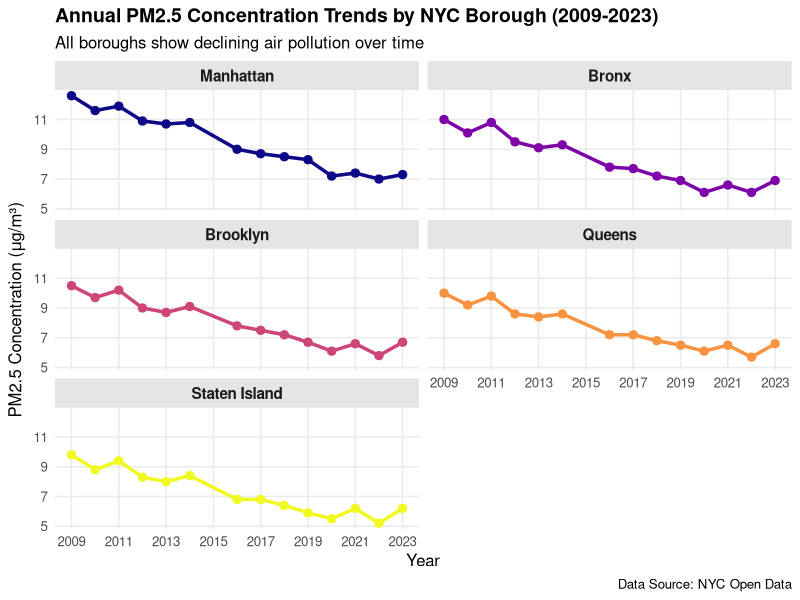
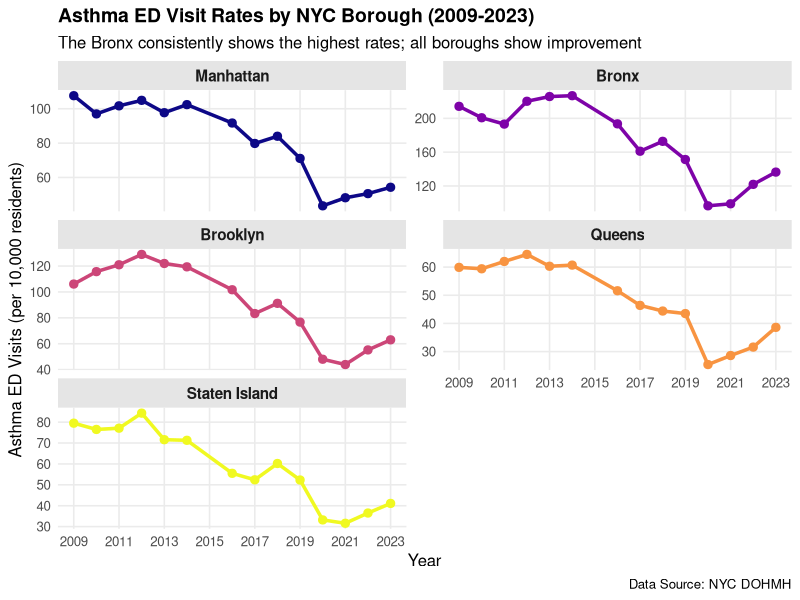
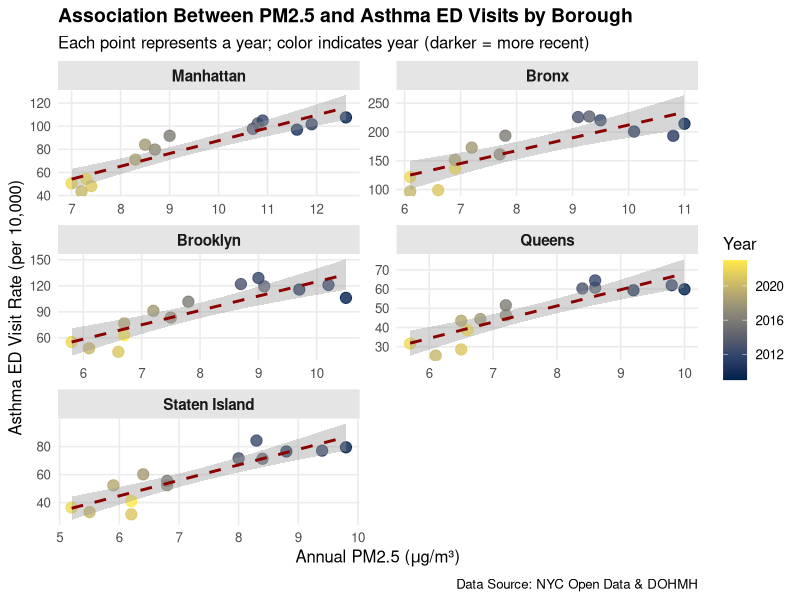
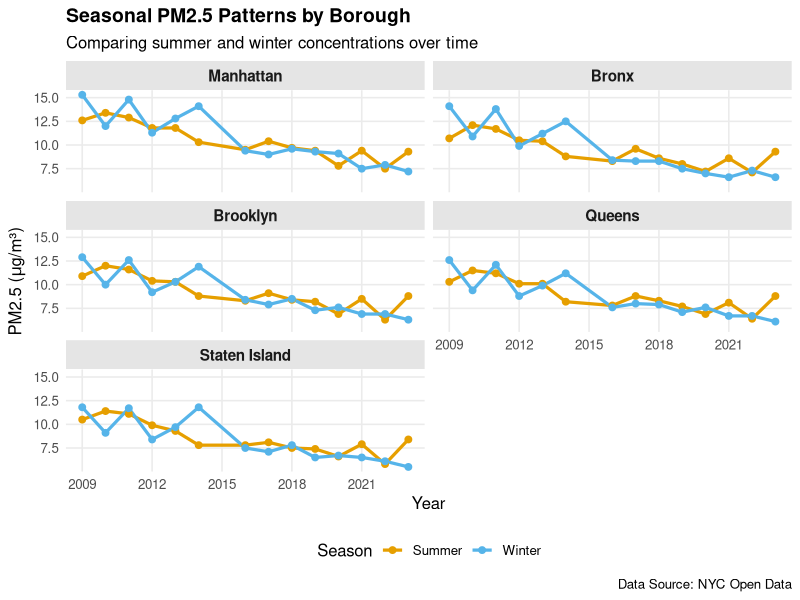
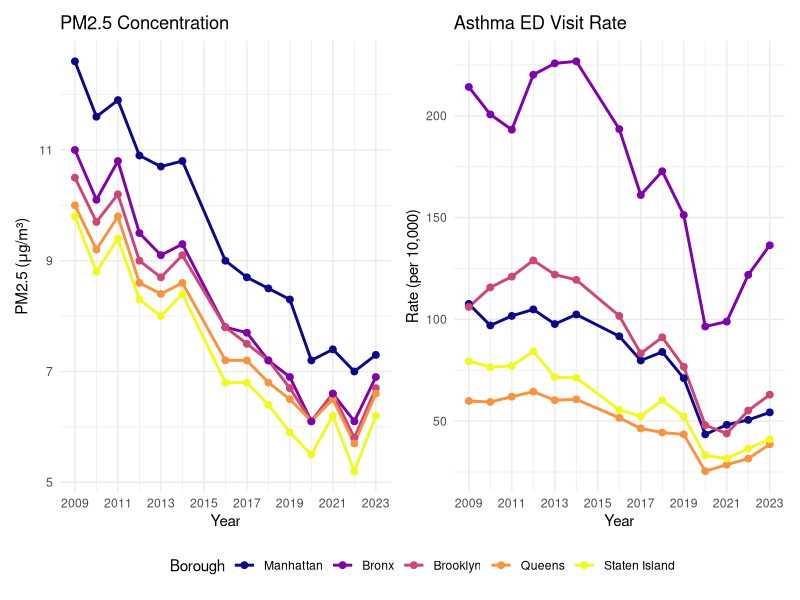
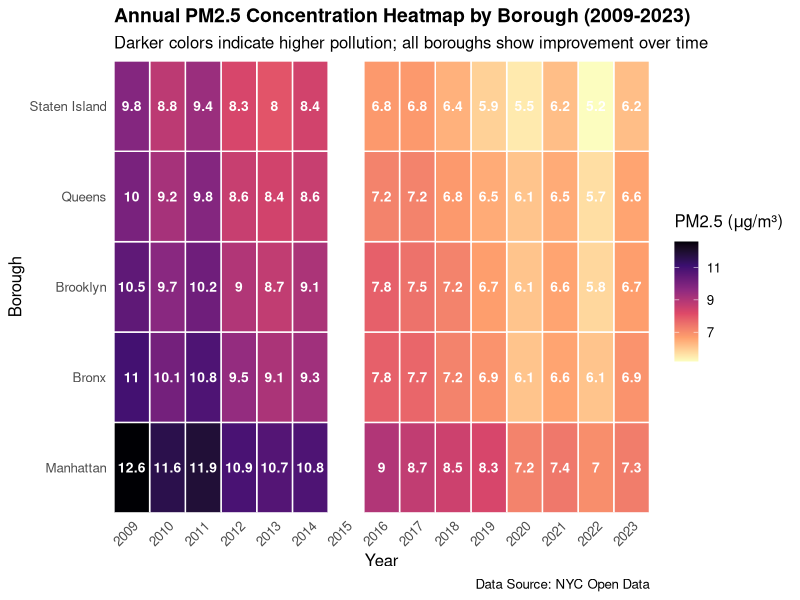
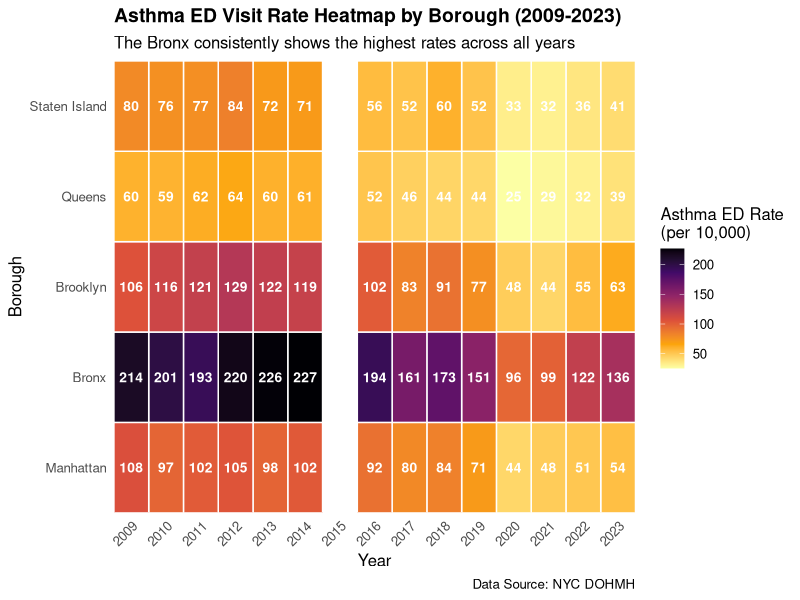
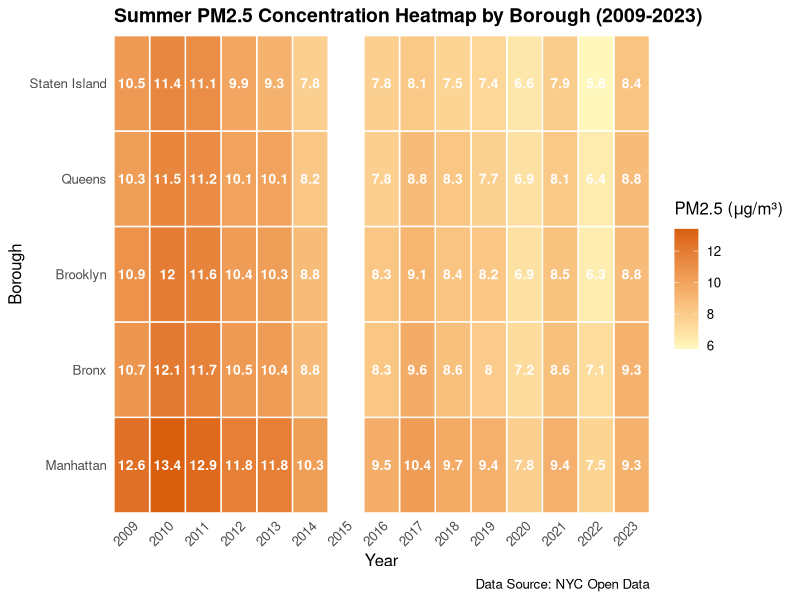

These figures' R source, in order:
## ---- chunk 1
knitr::opts_chunk$set(echo = TRUE)
## ---- chunk 2
library(tidyverse)
library(viridis)
library(ggthemes)
library(scales)
library(patchwork)
## ---- chunk 3
# Load the merged dataset
df <- read_csv("data/merged_pm25_asthma.csv")

# Preview the data
head(df)
str(df)
## ---- chunk 4
# Convert to long format for easier plotting of PM2.5 seasonal data
df_long <- df %>%
  pivot_longer(
    cols = c(pm25_annual, pm25_summer, pm25_winter),
    names_to = "pm25_type",
    values_to = "pm25_value"
  ) %>%
  mutate(
    pm25_type = case_when(
      pm25_type == "pm25_annual" ~ "Annual",
      pm25_type == "pm25_summer" ~ "Summer",
      pm25_type == "pm25_winter" ~ "Winter"
    ),
    pm25_type = factor(pm25_type, levels = c("Annual", "Summer", "Winter")),
    borough = factor(borough, levels = c("Manhattan", "Bronx", "Brooklyn", "Queens", "Staten Island"))
  )

# Also prepare main df with borough as factor
df <- df %>%
  mutate(borough = factor(borough, levels = c("Manhattan", "Bronx", "Brooklyn", "Queens", "Staten Island")))
## ---- chunk 5
ggplot(df, aes(x = year, y = pm25_annual, color = borough)) +
  geom_line(linewidth = 1.2) +
  geom_point(size = 2.5) +
  facet_wrap(~ borough, ncol = 2) +
  scale_color_viridis_d(option = "plasma") +
  scale_x_continuous(breaks = seq(2009, 2023, 2)) +
  labs(
    title = "Annual PM2.5 Concentration Trends by NYC Borough (2009-2023)",
    subtitle = "All boroughs show declining air pollution over time",
    x = "Year",
    y = expression("PM2.5 Concentration ("*mu*"g/m³)"),
    caption = "Data Source: NYC Open Data"
  ) +
  theme_minimal(base_size = 12) +
  theme(
    plot.title = element_text(face = "bold", size = 14),
    strip.text = element_text(face = "bold", size = 11),
    strip.background = element_rect(fill = "gray90", color = NA),
    legend.position = "none",
    panel.grid.minor = element_blank()
  )
## ---- chunk 6
ggplot(df, aes(x = year, y = asthma_rate, color = borough)) +
  geom_line(linewidth = 1.2) +
  geom_point(size = 2.5) +
  facet_wrap(~ borough, ncol = 2, scales = "free_y") +
  scale_color_viridis_d(option = "plasma") +
  scale_x_continuous(breaks = seq(2009, 2023, 2)) +
  labs(
    title = "Asthma ED Visit Rates by NYC Borough (2009-2023)",
    subtitle = "The Bronx consistently shows the highest rates; all boroughs show improvement",
    x = "Year",
    y = "Asthma ED Visits (per 10,000 residents)",
    caption = "Data Source: NYC DOHMH"
  ) +
  theme_minimal(base_size = 12) +
  theme(
    plot.title = element_text(face = "bold", size = 14),
    strip.text = element_text(face = "bold", size = 11),
    strip.background = element_rect(fill = "gray90", color = NA),
    legend.position = "none",
    panel.grid.minor = element_blank()
  )
## ---- chunk 7
ggplot(df, aes(x = pm25_annual, y = asthma_rate, color = year)) +
  geom_point(size = 3.5, alpha = 0.8) +
  geom_smooth(method = "lm", se = TRUE, color = "darkred", linetype = "dashed") +
  facet_wrap(~ borough, ncol = 2, scales = "free") +
  scale_color_viridis_c(option = "cividis") +
  labs(
    title = "Association Between PM2.5 and Asthma ED Visits by Borough",
    subtitle = "Each point represents a year; color indicates year (darker = more recent)",
    x = expression("Annual PM2.5 ("*mu*"g/m³)"),
    y = "Asthma ED Visit Rate (per 10,000)",
    color = "Year",
    caption = "Data Source: NYC Open Data & DOHMH"
  ) +
  theme_minimal(base_size = 12) +
  theme(
    plot.title = element_text(face = "bold", size = 14),
    strip.text = element_text(face = "bold", size = 11),
    strip.background = element_rect(fill = "gray90", color = NA),
    panel.grid.minor = element_blank()
  )
## ---- chunk 8
ggplot(df_long %>% filter(pm25_type != "Annual"), 
       aes(x = year, y = pm25_value, color = pm25_type)) +
  geom_line(linewidth = 1.1) +
  geom_point(size = 2) +
  facet_wrap(~ borough, ncol = 2) +
  scale_color_manual(values = c("Summer" = "#E69F00", "Winter" = "#56B4E9")) +
  scale_x_continuous(breaks = seq(2009, 2023, 3)) +
  labs(
    title = "Seasonal PM2.5 Patterns by Borough",
    subtitle = "Comparing summer and winter concentrations over time",
    x = "Year",
    y = expression("PM2.5 ("*mu*"g/m³)"),
    color = "Season",
    caption = "Data Source: NYC Open Data"
  ) +
  theme_minimal(base_size = 12) +
  theme(
    plot.title = element_text(face = "bold", size = 14),
    strip.text = element_text(face = "bold", size = 11),
    strip.background = element_rect(fill = "gray90", color = NA),
    legend.position = "bottom",
    panel.grid.minor = element_blank()
  )
## ---- chunk 9
p1 <- ggplot(df, aes(x = year, y = pm25_annual, color = borough)) +
  geom_line(linewidth = 1) +
  geom_point(size = 2) +
  scale_color_viridis_d(option = "plasma") +
  scale_x_continuous(breaks = seq(2009, 2023, 2)) +
  labs(
    title = "PM2.5 Concentration",
    x = "Year",
    y = expression("PM2.5 ("*mu*"g/m³)"),
    color = "Borough"
  ) +
  theme_minimal() +
  theme(legend.position = "bottom")

p2 <- ggplot(df, aes(x = year, y = asthma_rate, color = borough)) +
  geom_line(linewidth = 1) +
  geom_point(size = 2) +
  scale_color_viridis_d(option = "plasma") +
  scale_x_continuous(breaks = seq(2009, 2023, 2)) +
  labs(
    title = "Asthma ED Visit Rate",
    x = "Year",
    y = "Rate (per 10,000)",
    color = "Borough"
  ) +
  theme_minimal() +
  theme(legend.position = "bottom")

p1 + p2 + plot_layout(guides = "collect") & theme(legend.position = "bottom")
## ---- chunk 10
ggplot(df, aes(x = year, y = borough, fill = pm25_annual)) +
  geom_tile(color = "white", linewidth = 0.5) +
  geom_text(aes(label = round(pm25_annual, 1)), color = "white", size = 3.5, fontface = "bold") +
  scale_fill_viridis_c(option = "magma", direction = -1,
                       name = expression("PM2.5 ("*mu*"g/m³)")) +
  scale_x_continuous(breaks = 2009:2023, expand = c(0, 0)) +
  scale_y_discrete(expand = c(0, 0)) +
  labs(
    title = "Annual PM2.5 Concentration Heatmap by Borough (2009-2023)",
    subtitle = "Darker colors indicate higher pollution; all boroughs show improvement over time",
    x = "Year",
    y = "Borough",
    caption = "Data Source: NYC Open Data"
  ) +
  theme_minimal(base_size = 12) +
  theme(
    plot.title = element_text(face = "bold", size = 14),
    axis.text.x = element_text(angle = 45, hjust = 1),
    panel.grid = element_blank(),
    legend.position = "right"
  )
## ---- chunk 11
ggplot(df, aes(x = year, y = borough, fill = asthma_rate)) +
  geom_tile(color = "white", linewidth = 0.5) +
  geom_text(aes(label = round(asthma_rate, 0)), color = "white", size = 3.5, fontface = "bold") +
  scale_fill_viridis_c(option = "inferno", direction = -1,
                       name = "Asthma ED Rate\n(per 10,000)") +
  scale_x_continuous(breaks = 2009:2023, expand = c(0, 0)) +
  scale_y_discrete(expand = c(0, 0)) +
  labs(
    title = "Asthma ED Visit Rate Heatmap by Borough (2009-2023)",
    subtitle = "The Bronx consistently shows the highest rates across all years",
    x = "Year",
    y = "Borough",
    caption = "Data Source: NYC DOHMH"
  ) +
  theme_minimal(base_size = 12) +
  theme(
    plot.title = element_text(face = "bold", size = 14),
    axis.text.x = element_text(angle = 45, hjust = 1),
    panel.grid = element_blank(),
    legend.position = "right"
  )
## ---- chunk 12
ggplot(df, aes(x = year, y = borough, fill = pm25_summer)) +
  geom_tile(color = "white", linewidth = 0.5) +
  geom_text(aes(label = round(pm25_summer, 1)), color = "white", size = 3.5, fontface = "bold") +
  scale_fill_gradient(low = "#FFF7BC", high = "#D95F0E",
                      name = expression("PM2.5 ("*mu*"g/m³)")) +
  scale_x_continuous(breaks = 2009:2023, expand = c(0, 0)) +
  scale_y_discrete(expand = c(0, 0)) +
  labs(
    title = "Summer PM2.5 Concentration Heatmap by Borough (2009-2023)",
    x = "Year",
    y = "Borough",
    caption = "Data Source: NYC Open Data"
  ) +
  theme_minimal(base_size = 12) +
  theme(
    plot.title = element_text(face = "bold", size = 14),
    axis.text.x = element_text(angle = 45, hjust = 1),
    panel.grid = element_blank()
  )
## ---- chunk 13
ggplot(df, aes(x = year, y = borough, fill = pm25_winter)) +
  geom_tile(color = "white", linewidth = 0.5) +
  geom_text(aes(label = round(pm25_winter, 1)), color = "white", size = 3.5, fontface = "bold") +
  scale_fill_gradient(low = "#EFF3FF", high = "#2171B5",
                      name = expression("PM2.5 ("*mu*"g/m³)")) +
  scale_x_continuous(breaks = 2009:2023, expand = c(0, 0)) +
  scale_y_discrete(expand = c(0, 0)) +
  labs(
    title = "Winter PM2.5 Concentration Heatmap by Borough (2009-2023)",
    x = "Year",
    y = "Borough",
    caption = "Data Source: NYC Open Data"
  ) +
  theme_minimal(base_size = 12) +
  theme(
    plot.title = element_text(face = "bold", size = 14),
    axis.text.x = element_text(angle = 45, hjust = 1),
    panel.grid = element_blank()
  )
## ---- chunk 14
df <- df %>%
  mutate(pm25_diff = pm25_winter - pm25_summer)

ggplot(df, aes(x = year, y = borough, fill = pm25_diff)) +
  geom_tile(color = "white", linewidth = 0.5) +
  geom_text(aes(label = round(pm25_diff, 1)), 
            color = ifelse(abs(df$pm25_diff) > 2, "white", "black"), 
            size = 3.5, fontface = "bold") +
  scale_fill_gradient2(low = "#E69F00", mid = "white", high = "#56B4E9",
                       midpoint = 0, 
                       name = "Difference\n(Winter - Summer)") +
  scale_x_continuous(breaks = 2009:2023, expand = c(0, 0)) +
  scale_y_discrete(expand = c(0, 0)) +
  labs(
    title = "Seasonal PM2.5 Difference Heatmap (Winter minus Summer)",
    subtitle = "Blue = Higher winter pollution | Orange = Higher summer pollution",
    x = "Year",
    y = "Borough",
    caption = "Data Source: NYC Open Data"
  ) +
  theme_minimal(base_size = 12) +
  theme(
    plot.title = element_text(face = "bold", size = 14),
    axis.text.x = element_text(angle = 45, hjust = 1),
    panel.grid = element_blank()
  )
## ---- chunk 15
# Calculate summary statistics by borough
borough_summary <- df %>%
  group_by(borough) %>%
  summarise(
    mean_pm25 = mean(pm25_annual, na.rm = TRUE),
    mean_asthma = mean(asthma_rate, na.rm = TRUE),
    pm25_2023 = pm25_annual[year == 2023],
    asthma_2023 = asthma_rate[year == 2023],
    pm25_change = pm25_annual[year == 2023] - pm25_annual[year == 2009],
    asthma_change = asthma_rate[year == 2023] - asthma_rate[year == 2009]
  ) %>%
  arrange(desc(mean_asthma))

knitr::kable(borough_summary, 
             digits = 1,
             col.names = c("Borough", "Avg PM2.5", "Avg Asthma Rate", 
                          "PM2.5 (2023)", "Asthma (2023)", 
                          "PM2.5 Change", "Asthma Change"),
             caption = "Borough Summary Statistics (2009-2023)")
